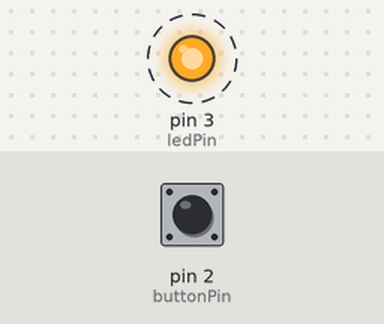
The sketch below on a simulated Arduino Uno, built with avr-gcc and run on an emulated ATmega328P. Shown: output pins drawn as LEDs (lit = HIGH). Dashed ring = blinking. The inputs (shaded band) are chosen by the test bench; at power-on: pin 2 (buttonPin) LOW. What the sketch prints to the serial monitor is not drawn.

Above: at 0.5 s.
Timing chart, 0 to 4.6 s (numbered marks = the images above):
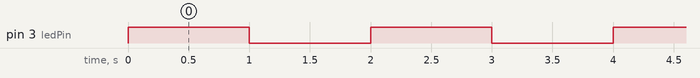

The sketch:

W11_10_delayProblem_intro.ino
```cpp
// W11_10  delay problem
// open serial monitor once code is uploaded

// need button circuit on pin 2, led on pin 3
int buttonPin = 2;
int buttonState= 0;

int ledPin = 3;

void setup() {
  // put your setup code here, to run once:
   Serial.begin(9600);

   pinMode(buttonPin, INPUT);
   pinMode(ledPin,    OUTPUT);
}

void loop() {

  buttonState = digitalRead(buttonPin);
  Serial.println ( buttonState );

// run once with this block commented out
// then uncomment and run again

  digitalWrite( ledPin, 1);
  Serial.println ( "LED HIGH" );
  delay(1000);
  digitalWrite( ledPin,0);
  Serial.println ( "LED LOW" );
  delay(1000);


}
```

Measured:
- by itself, pin 3 (ledPin): alternates HIGH for 1.0 s and LOW for 1.0 s
